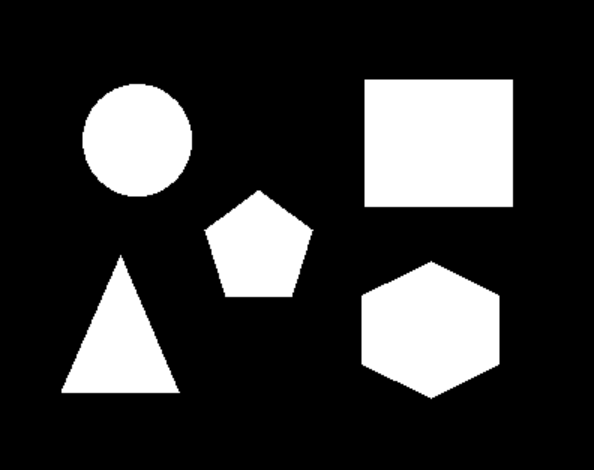
#> input picture bn.PNG, 594 x 470 px
$ python contour001.py
#> lines starting #> are read from the running program, lines starting #| are printed output that depends on the picture; after the words box and inside, x2 and y2 are one past the last pixel; in counts of white or black regions, pixels touching at a corner belong together
import cv2 as cv

def setLabel(image, str, contour):
    (text_width, text_height), baseline = cv.getTextSize(str, cv.FONT_HERSHEY_SIMPLEX, 0.7, 1)
    x,y,width,height = cv.boundingRect(contour)
    pt_x = x+int((width-text_width)/2)
    pt_y = y+int((height + text_height)/2)
    cv.rectangle(image, (pt_x, pt_y+baseline), (pt_x+text_width, pt_y-text_height), (200,200,200), cv.FILLED)
    cv.putText(image, str, (pt_x, pt_y), cv.FONT_HERSHEY_SIMPLEX, 0.7, (0,0,0), 1, 8)

img_color = cv.imread('bn.PNG')
#> img_color is the input picture: shape (470, 594, 3); min 0, max 255, mean 53.9
img_gray = cv.cvtColor(img_color, cv.COLOR_BGR2GRAY)
ret, img_binary = cv.threshold(img_gray, 127, 255, 0)
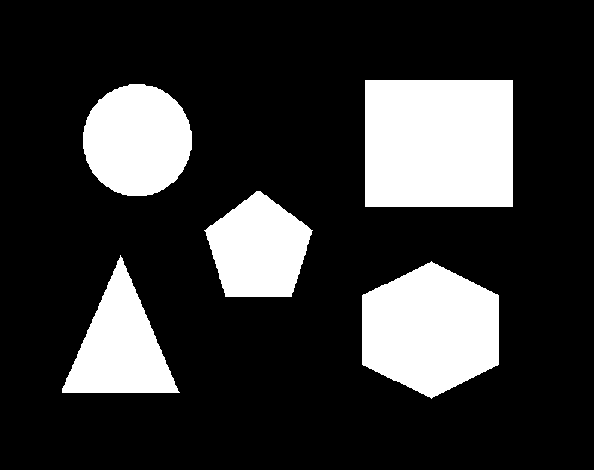
#> img_binary: shape (470, 594); 21% white; 5 white regions
contours, hierarchy = cv.findContours(img_binary, cv.RETR_LIST, cv.CHAIN_APPROX_SIMPLE)
#> contours = 5 contours; box (x1, y1, x2, y2) and area: (365, 80, 513, 207) 18522, (362, 261, 499, 399) 13919, (83, 84, 192, 196) 9434, (62, 255, 180, 393) 8002, (204, 191, 313, 297) 7823


for cnt in contours:
    cv.drawContours(img_color, [cnt], 0, (255, 0, 0), 3)  # blue
#> this loop made 5 passes
#> cnt on pass 5: [[365, 80], [365, 206], [512, 206], [512, 80]]
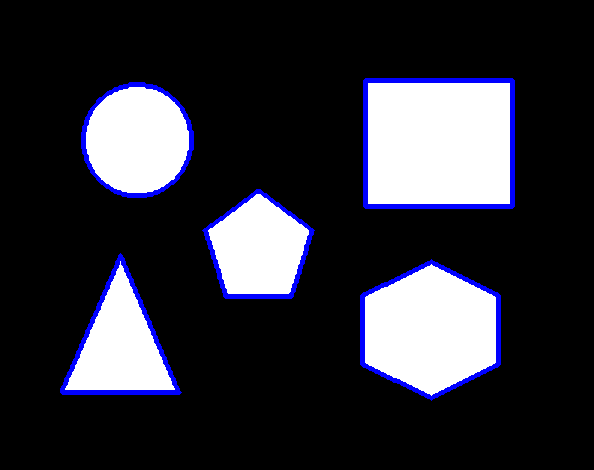
#> img_color: shape (470, 594, 3); 3.5% of pixels changed, all inside (x1, y1, x2, y2) = (60, 78, 515, 401)

cv.imshow("result", img_color)

cv.waitKey(0)


for cnt in contours:

    area = cv.contourArea(cnt)

    print(area)
#> this loop made 5 passes
#> area on passes 1 to 4: 13919, 8001.5, 7823, 9433.5
#> (cnt, area) on pass 5: ([[365, 80], [365, 206], [512, 206], [512, 80]], 18522)
#| 13919.0
#| 8001.5
#| 7823.0
#| 9433.5
#| 18522.0

for cnt in contours:
    size = len(cnt)
    print(size)

    epsilon = 0.005 * cv.arcLength(cnt, True)
    approx = cv.approxPolyDP(cnt, epsilon, True)

    size = len(approx)
    print(size)

    cv.line(img_color, tuple(approx[0][0]), tuple(approx[size-1][0]), (0, 255, 0), 3)
    for k in range(size-1):
        cv.line(img_color, tuple(approx[k][0]), tuple(approx[k+1][0]), (0, 255, 0), 3)

    if cv.isContourConvex(approx):
        if size == 3:
            setLabel(img_color, "triangle", cnt)
        elif size == 4:
            setLabel(img_color, "rectangle", cnt)
        elif size == 5:
            setLabel(img_color, "pentagon", cnt)
        elif size == 6:
            setLabel(img_color, "hexagon", cnt)
        elif size == 8:
            setLabel(img_color, "octagon", cnt)
        elif size == 10:
            setLabel(img_color, "decagon", cnt)
        else:
            setLabel(img_color, str(size), cnt)
    else:
        setLabel(img_color, str(size), cnt)
#> this loop made 5 passes
#> epsilon on passes 1, 3, 4: 2.33, 1.78, 1.82
#> (epsilon, approx) on passes 2, 5: (2.2, [[120, 255], [62, 392], [179, 392]]), (2.73, [[365, 80], [365, 206], [512, 206], [512, 80]])
#| 182
#| 6
#| 158
#| 3
#| 94
#| 6
#| 112
#| 16
#| 4
#| 4
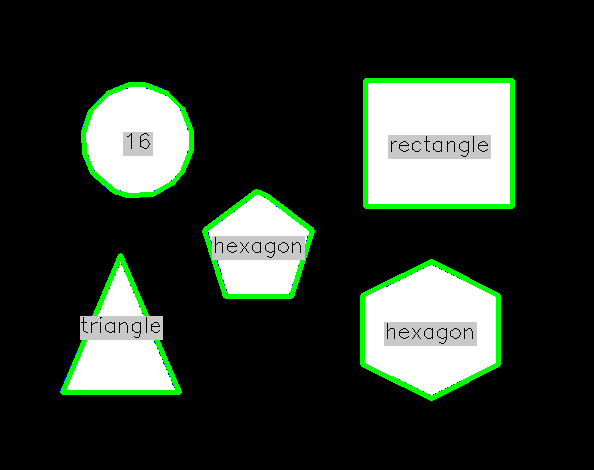
#> img_color: shape (470, 594, 3); 7.07% of pixels changed, all inside (x1, y1, x2, y2) = (60, 78, 515, 401)

cv.imshow("result", img_color)

cv.waitKey(0)
